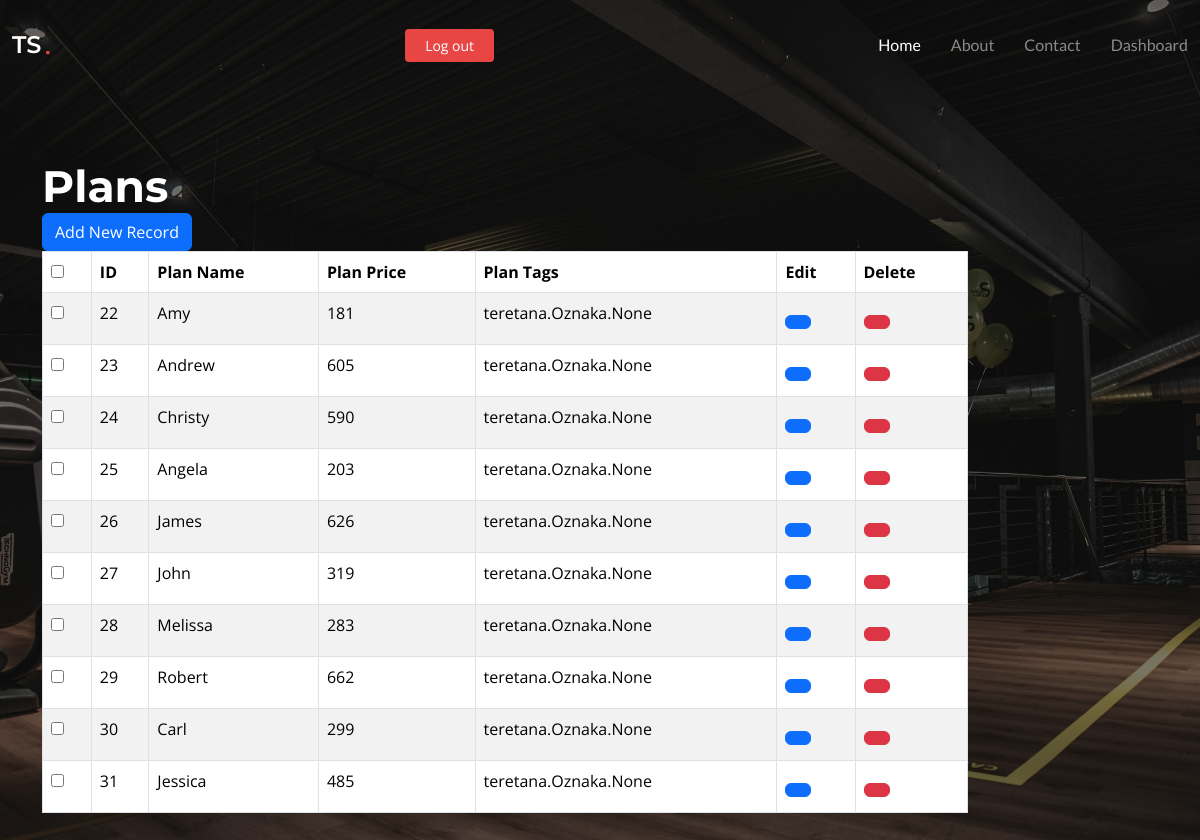
Page /plan_list on the committed database.
### teretana/models.py (models this page shows, shortened)
class Plan(models.Model):
    naziv=models.CharField(max_length=150)
    cijena=models.IntegerField()
    oznake=models.ManyToManyField(Oznaka, default=None, blank=True, related_name='oznake')

### teretana/views.py (the view)
# urls.py: path('plan_list',PlanList.as_view(), name='plan_list'),
class PlanList(ListView):
    model = Plan
    template_name = "main/plan_list.html"

### teretana/templates/main/plan_list.html (shortened to what this page needs)
{% extends "adminbase.html" %}
{% block head %}
 <div class="col-md-12">
        <h2>Plans</h2> <span><a href="/addnewplan" class="btn btn-primary">Add New Record</a></span>
        <div class="table-responsive">
  <table id="bootstrapdatatable" class="table table-striped table-bordered" width="100%">
            <thead>
                <th><input type="checkbox" id="checkall" /></th>
                <th>ID</th>
                <th>Plan Name</th>
                <th>Plan Price</th>
                <th>Plan Tags</th>
                <th>Edit</th>
                <th>Delete</th>
             </thead>
   <tbody>
   {% for p in object_list %}
    <tr>
     <td><input type="checkbox" class="checkthis" /></td>
     <td>{{ p.id }}</td>
     <td>{{ p.naziv }}</td>
     <td>{{ p.cijena }}</td>
     <td>{{ p.oznake }}</td>
     <td><p data-placement="top" data-toggle="tooltip" title="Edit"><a href="/updateplan/{{ p.id }}" class="btn btn-primary btn-xs" data-title="Edit" data-toggle="modal" data-target="#updateplan" ></a></p></td>
     <td><p data-placement="top" data-toggle="tooltip" title="Delete"><a href="/deleteplan/{{ p.id }}" class="btn btn-danger btn-xs" data-title="Delete" data-toggle="modal" data-target="#delete" ></a></p></td>
    </tr>
   {% endfor %}
   </tbody>
  </table>
        </div>
    </div>
{% endblock head %}

### teretana/templates/adminbase.html (shortened to what this page needs)
{% load static %}
<!DOCTYPE html>
<html lang="en">
<head>
  <link href="static/assets/vendor/bootstrap/css/bootstrap.min.css" rel="stylesheet">
  <link href="static/assets/vendor/bootstrap-icons/bootstrap-icons.css" rel="stylesheet">
  <link href="static/assets/vendor/glightbox/css/glightbox.min.css" rel="stylesheet">
  <link href="static/assets/vendor/swiper/swiper-bundle.min.css" rel="stylesheet">
  <link href="static/assets/vendor/aos/aos.css" rel="stylesheet">
  <link href="static/assets/css/main.css" rel="stylesheet">
</head>
<body class="index-page" data-bs-spy="scroll" data-bs-target="#navmenu">
  <header id="header" class="header fixed-top d-flex align-items-center">
    <div class="container-fluid d-flex align-items-center justify-content-between">
      <a href="/adminhome" class="logo d-flex align-items-center me-auto me-xl-0">
        <h1>TS</h1>
        <span>.</span>
      </a>
      <nav id="navmenu" class="navmenu">
        <ul>
          <li><a href="/adminhome" class="active">Home</a></li>
          <li><a href="#about">About</a></li>
          <li><a href="#contact">Contact</a></li>
          <li><a href="/dashboard">Dashboard</a></li>
        </ul>
      </nav>
      <a class="btn-getstarted" href="/logout">Log out</a>
    </div>
  </header>
  <main id="main">
    <section id="hero" class="hero">
      <div class="container">
        <div class="row">
          <div class="col-lg-10" data-aos="fade-up" data-aos-delay="100">
        {% block head %}{% endblock head %}
          </div>
          </div>
        </div>
    </section>
  </main>
</body>
</html>

### static/assets/css/main.css (style rules this page uses)
:root { --default-font: "Open Sans", system-ui, -apple-system, "Segoe UI", Roboto, "Helvetica Neue", Arial, "Noto Sans", "Liberation Sans", sans-serif, "Apple Color Emoji", "Segoe UI Emoji", "Segoe UI Symbol", "Noto Color Emoji"; --heading-font: "Montserrat", sans-serif; --nav-font: "Lato", sans-serif; }
:root { --background-color: #ffffff; --background-color-rgb: 255, 255, 255; --default-color: #212529; --default-color-rgb: 33, 37, 41; --accent-color: #e84545; --accent-color-rgb: 232, 69, 69; --heading-color: #32353a; --heading-color-rgb: 50, 53, 58; --contrast-color: #ffffff; --contrast-color-rgb: 255, 255, 255; }
:root { --nav-color: #3a3939; --nav-hover-color: #e84545; --nav-dropdown-color: #3a3939; --nav-dropdown-hover-color: #e84545; --nav-dropdown-background-color: #ffffff; }
:root { scroll-behavior: smooth; }
body { color: var(--default-color); background-color: var(--background-color); font-family: var(--default-font); }
a { color: var(--accent-color); text-decoration: none; transition: 0.3s; }
h1, h2, h3, h4, h5, h6 { color: var(--heading-color); font-family: var(--heading-font); }
.header { --background-color: #ffffff; color: var(--default-color); background-color: var(--background-color); padding: 15px 0; transition: all 0.5s; z-index: 997; }
.header .logo h1 { font-size: 24px; margin: 0; font-weight: 600; color: var(--heading-color); }
.header .logo span { color: var(--accent-color); font-size: 24px; font-weight: 600; padding-left: 3px; }
.header .btn-getstarted, .header .btn-getstarted:focus { color: var(--contrast-color); background: var(--accent-color); font-size: 14px; padding: 8px 26px; margin: 0; border-radius: 4px; transition: 0.3s; }
@media (max-width: 1200px) { .header .logo { order: 1; } }
@media (max-width: 1200px) { .header .btn-getstarted { order: 2; margin: 0 15px 0 0; padding: 6px 20px; } }
@media (max-width: 1200px) { .header .navmenu { order: 3; } }
section { scroll-margin-top: 90px; }
.index-page .header { --background-color: rgba(255, 255, 255, 0); --heading-color: #ffffff; --nav-color: rgba(255, 255, 255, 0.515); --nav-hover-color: #ffffff; }
@media (min-width: 1200px) { .navmenu { padding: 0; } }
@media (min-width: 1200px) { .navmenu ul { margin: 0; padding: 0; display: flex; list-style: none; align-items: center; } }
@media (min-width: 1200px) { .navmenu li { position: relative; } }
@media (min-width: 1200px) { .navmenu a, .navmenu a:focus { color: var(--nav-color); padding: 18px 15px; font-size: 16px; font-family: var(--nav-font); font-weight: 400; display: flex; align-items: center; justify-content: space-between; white-space: nowrap; transition: 0.3s; } }
@media (min-width: 1200px) { .navmenu li:last-child a { padding-right: 0; } }
@media (min-width: 1200px) { .navmenu li:hover>a, .navmenu .active, .navmenu .active:focus { color: var(--nav-hover-color); } }
section, .section { color: var(--default-color); background-color: var(--background-color); padding: 60px 0; overflow: clip; }
.hero { --default-color: #ffffff; --default-color-rgb: 255, 255, 255; --background-color: #000000; --background-color-rgb: 0, 0, 0; width: 100%; min-height: 100vh; position: relative; padding: 160px 0 80px 0; display: flex; align-items: center; justify-content: center; }
.hero:before { content: ""; background: rgba(var(--background-color-rgb), 0.5); position: absolute; inset: 0; z-index: 2; }
.hero .container { position: relative; z-index: 3; }
.hero h2 { color: var(--contrast-color); margin: 0; font-size: 44px; font-weight: 700; }
.hero p { color: rgba(var(--default-color-rgb), 0.8); margin: 5px 0 0 0; font-size: 20px; }

### rows in the picture
Plan: id "22", naziv "Amy", cijena "181", oznake "teretana.Oznaka.None"
Plan: id "23", naziv "Andrew", cijena "605", oznake "teretana.Oznaka.None"
Plan: id "24", naziv "Christy", cijena "590", oznake "teretana.Oznaka.None"
Plan: id "25", naziv "Angela", cijena "203", oznake "teretana.Oznaka.None"
Plan: id "26", naziv "James", cijena "626", oznake "teretana.Oznaka.None"
Plan: id "27", naziv "John", cijena "319", oznake "teretana.Oznaka.None"
Plan: id "28", naziv "Melissa", cijena "283", oznake "teretana.Oznaka.None"
Plan: id "29", naziv "Robert", cijena "662", oznake "teretana.Oznaka.None"
Plan: id "30", naziv "Carl", cijena "299", oznake "teretana.Oznaka.None"
Plan: id "31", naziv "Jessica", cijena "485", oznake "teretana.Oznaka.None"
